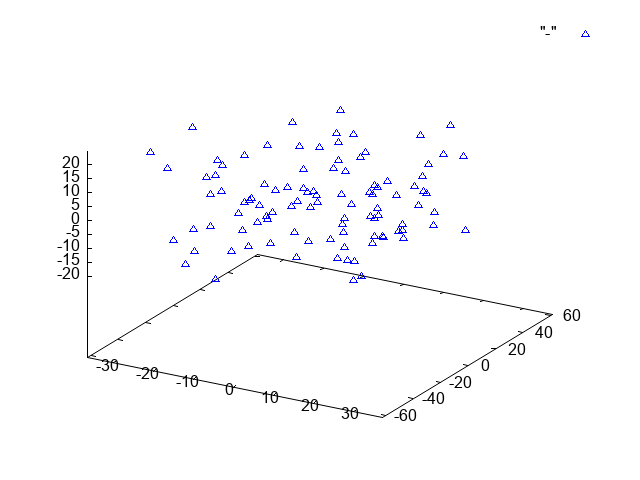

This chart was generated by the following R code:
require(gnuplot);

setwd(@dir);

let x = runif(100, -30, 30);
let y = runif(100, -50, 50);
let z = runif(100, -20, 20);

GNUplot::pointCloud(x,y,z, file = "./pointCloud.png");
